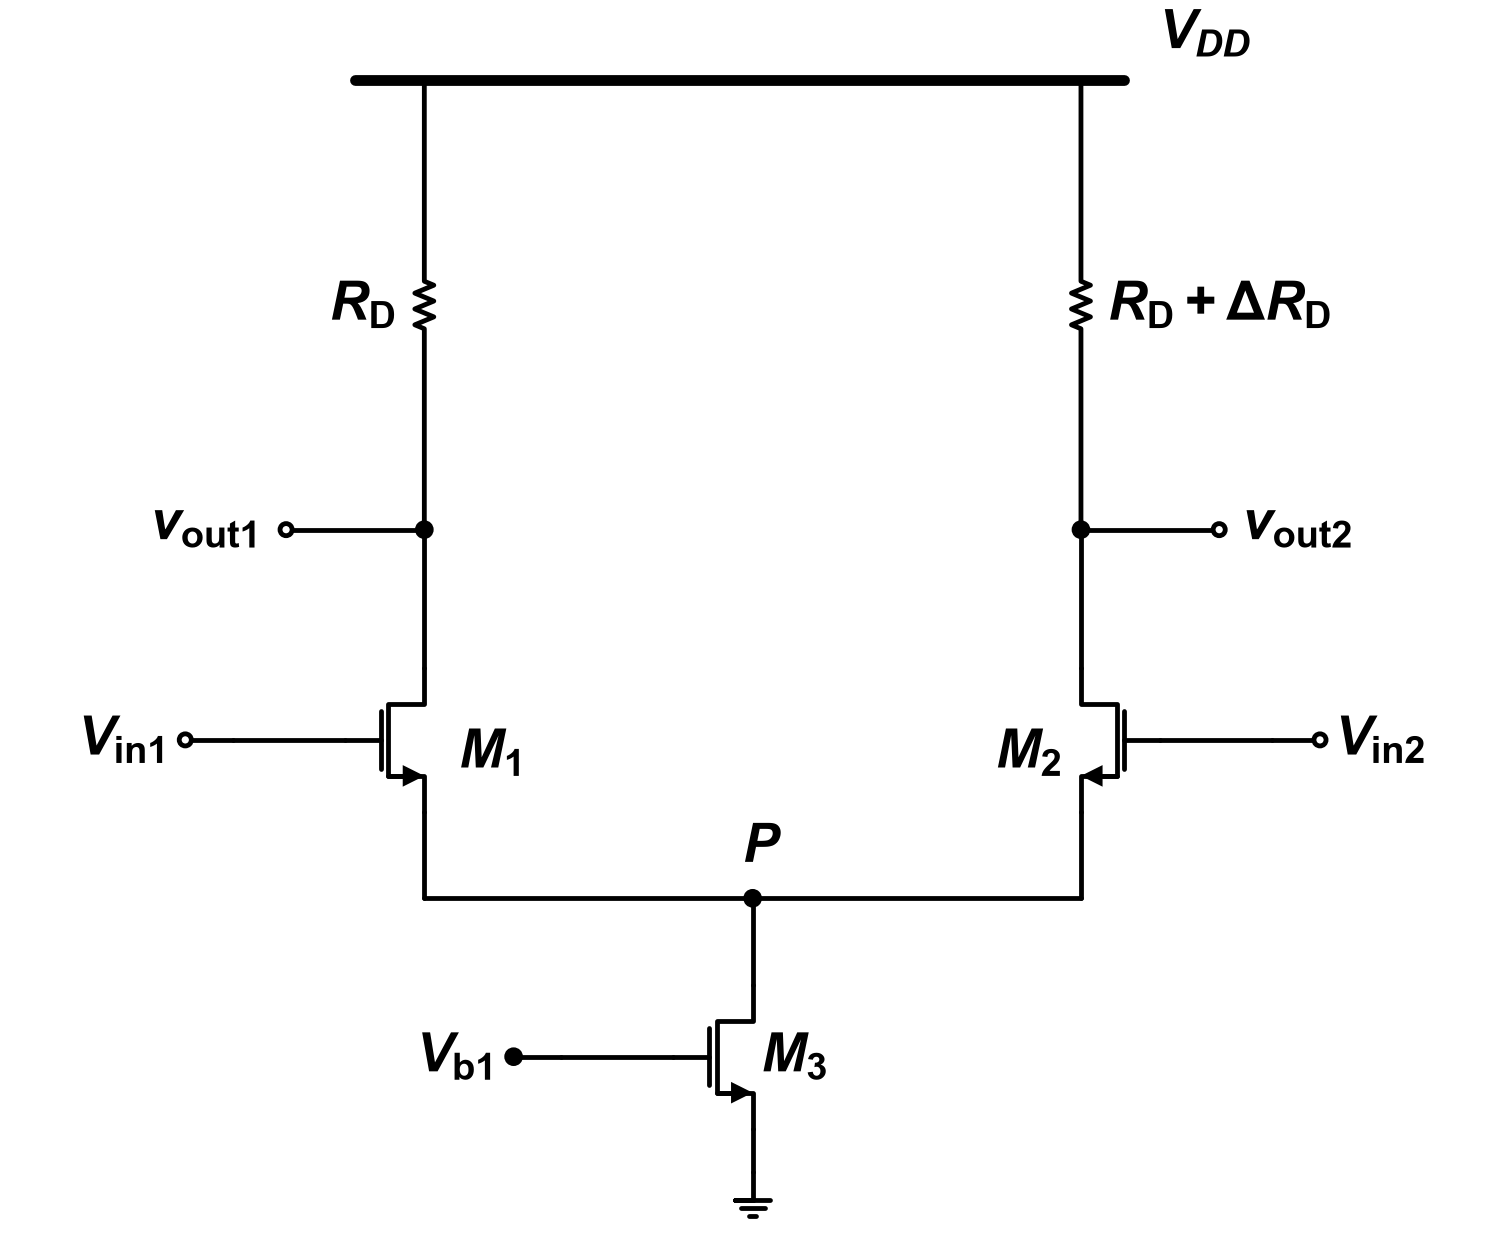

Source code (Python):
"""2013-1 중간 Q3 — 기준: Q3.md '회로 — Fig Q3'."""
import schemdraw.elements as elm
from schem_style import OPEN_R, Resistor, dot, gate_terminal, new_drawing, nmos, rail

GAP = 0.2   # 소자 라벨과 기호 사이 간격


def draw():
    d = new_drawing()
    xl, xr, rail_y = 0, 7.6, 0.0
    xm = (xl + xr) / 2
    rail(d, (xl - 0.8, rail_y), (xr + 0.5, rail_y))
    # V_DD: 레일 오른쪽 끝 오른쪽, 조금 위
    d.add(elm.Label().right().at((xr + 0.8, rail_y + 0.15)).label(r"$V_{DD}$", halign="left", valign="bottom"))
    # 부하 저항: 레일 → 출력 접속점. R_D는 왼쪽, R_D + ΔR_D는 오른쪽
    # 아래로 그리는 소자의 라벨: loc="top"이면 왼쪽, "bottom"이면 오른쪽
    d.add(Resistor().down().at((xl, rail_y)).length(5.2).label(r"$R_\mathrm{D}$", "top", ofst=GAP))
    out1 = dot(d)
    d.add(Resistor().down().at((xr, rail_y)).length(5.2)
          .label(r"$R_\mathrm{D} + \Delta R_\mathrm{D}$", "bottom", ofst=GAP))
    out2 = dot(d)
    # 출력: 두 원이 바깥쪽을 향한다
    d.add(elm.Line().left().at(out1.center).length(1.6))
    d.add(elm.Dot(open=True, radius=OPEN_R).label(r"$v_\mathrm{out1}$", "left", ofst=GAP))
    d.add(elm.Line().right().at(out2.center).length(1.6))
    d.add(elm.Dot(open=True, radius=OPEN_R).label(r"$v_\mathrm{out2}$", "right", ofst=GAP))
    # 입력 쌍: M1 보통, M2 좌우 반전
    d.add(elm.Line().down().at(out1.center).length(1.6))
    m1 = nmos(d, at=d.here, anchor="drain")
    d.add(elm.Label().right().at((xl + 0.3, m1.center.y - 0.25)).label(r"$M_\mathrm{1}$", halign="left"))
    d.add(elm.Line().down().at(out2.center).length(1.6))
    m2 = nmos(d, at=d.here, anchor="drain", mirror=True)
    d.add(elm.Label().right().at((xr - 0.3, m2.center.y - 0.25)).label(r"$M_\mathrm{2}$", halign="right"))
    d.add(elm.Line().left().at(m1.gate).length(1.3))
    gate_terminal(d, d.here, r"$V_\mathrm{in1}$", open_=True)
    d.add(elm.Line().right().at(m2.gate).length(1.3))
    gate_terminal(d, d.here, r"$V_\mathrm{in2}$", open_=True, right=True)
    # 두 소스 → 아래 → 가운데 P 접속점
    ybot = m1.source.y - 1.0
    d.add(elm.Line().down().at(m1.source).toy(ybot))
    d.add(elm.Line().right().tox(xm)); p = dot(d)
    d.add(elm.Line().right().tox(xr))
    d.add(elm.Line().up().toy(m2.source.y))
    d.add(elm.Label().right().at((xm, ybot + 0.25)).label(r"$P$", valign="bottom"))
    # 테일: M3, 접지
    d.add(elm.Line().down().at(p.center).length(1.0))
    m3 = nmos(d, at=d.here, anchor="drain", label=r"$M_\mathrm{3}$")
    d.add(elm.Line().left().at(m3.gate).length(1.3))
    gate_terminal(d, d.here, r"$V_\mathrm{b1}$")
    d.add(elm.Line().down().at(m3.source).length(0.5))
    d.add(elm.Ground().scale(0.8))
    return d
